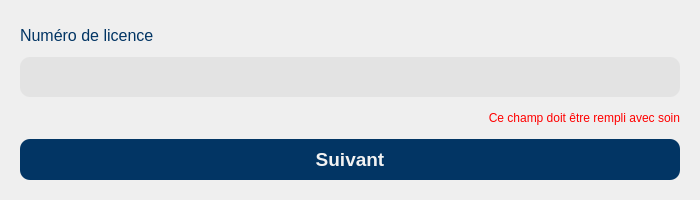
<?xml version="1.0" encoding="UTF-8"?>
<ui version="4.0">
 <class>Dialog</class>
 <widget class="QDialog" name="Dialog">
  <property name="geometry">
   <rect>
    <x>0</x>
    <y>0</y>
    <width>700</width>
    <height>200</height>
   </rect>
  </property>
  <property name="minimumSize">
   <size>
    <width>700</width>
    <height>200</height>
   </size>
  </property>
  <property name="maximumSize">
   <size>
    <width>700</width>
    <height>300</height>
   </size>
  </property>
  <property name="windowTitle">
   <string>Dialog</string>
  </property>
  <property name="windowIcon">
   <iconset>
    <normaloff>../icons/icon (1).ico</normaloff>../icons/icon (1).ico</iconset>
  </property>
  <property name="styleSheet">
   <string notr="true">QTextEdit
{
background:#e3e3e3;
border: 0;
border-radius: 10px;
color:#ababab;
font: 19pt &quot;Arial&quot;;
padding-left:5px;
}

QTextEdit:focus
{
color:#ff9801;
background:#f2f2f2;
border: 1px Solid #ff9801;
font: 19pt &quot;Arial&quot;;
}

QLabel
{
	color : red;
	font: 12pt &quot;Arial&quot;;

}</string>
  </property>
  <layout class="QVBoxLayout" name="verticalLayout">
   <item>
    <widget class="QWidget" name="pnl_main" native="true">
     <layout class="QVBoxLayout" name="verticalLayout_2">
      <item>
       <widget class="QLabel" name="label_4">
        <property name="font">
         <font>
          <family>Arial</family>
          <pointsize>12</pointsize>
          <weight>50</weight>
          <italic>false</italic>
          <bold>false</bold>
         </font>
        </property>
        <property name="styleSheet">
         <string notr="true">color:#023564;</string>
        </property>
        <property name="text">
         <string>Numéro de licence</string>
        </property>
       </widget>
      </item>
      <item>
       <widget class="QTextEdit" name="txt_li">
        <property name="maximumSize">
         <size>
          <width>16777215</width>
          <height>40</height>
         </size>
        </property>
        <property name="styleSheet">
         <string notr="true"/>
        </property>
        <property name="tabChangesFocus">
         <bool>true</bool>
        </property>
        <property name="placeholderText">
         <string/>
        </property>
       </widget>
      </item>
      <item>
       <widget class="QLabel" name="lbl_li">
        <property name="enabled">
         <bool>true</bool>
        </property>
        <property name="inputMethodHints">
         <set>Qt::ImhNone</set>
        </property>
        <property name="text">
         <string>Ce champ doit être rempli avec soin</string>
        </property>
        <property name="alignment">
         <set>Qt::AlignRight|Qt::AlignTrailing|Qt::AlignVCenter</set>
        </property>
       </widget>
      </item>
      <item>
       <widget class="QPushButton" name="btn_next">
        <property name="minimumSize">
         <size>
          <width>111</width>
          <height>41</height>
         </size>
        </property>
        <property name="maximumSize">
         <size>
          <width>16777215</width>
          <height>41</height>
         </size>
        </property>
        <property name="font">
         <font>
          <family>Arial</family>
          <pointsize>14</pointsize>
          <weight>75</weight>
          <italic>false</italic>
          <bold>true</bold>
         </font>
        </property>
        <property name="styleSheet">
         <string notr="true">QPushButton#btn_next
{
background-color:rgb(2, 53, 100);
color:#f2f2f2;
border-radius: 10px;
font: 75 14pt &quot;Arial&quot;;
font-weight: bold;
}

QPushButton#btn_next:hover
{
background-color:#2d5c87;
}</string>
        </property>
        <property name="text">
         <string>Suivant</string>
        </property>
        <property name="checkable">
         <bool>false</bool>
        </property>
        <property name="flat">
         <bool>false</bool>
        </property>
       </widget>
      </item>
     </layout>
    </widget>
   </item>
  </layout>
 </widget>
 <resources/>
 <connections/>
</ui>
